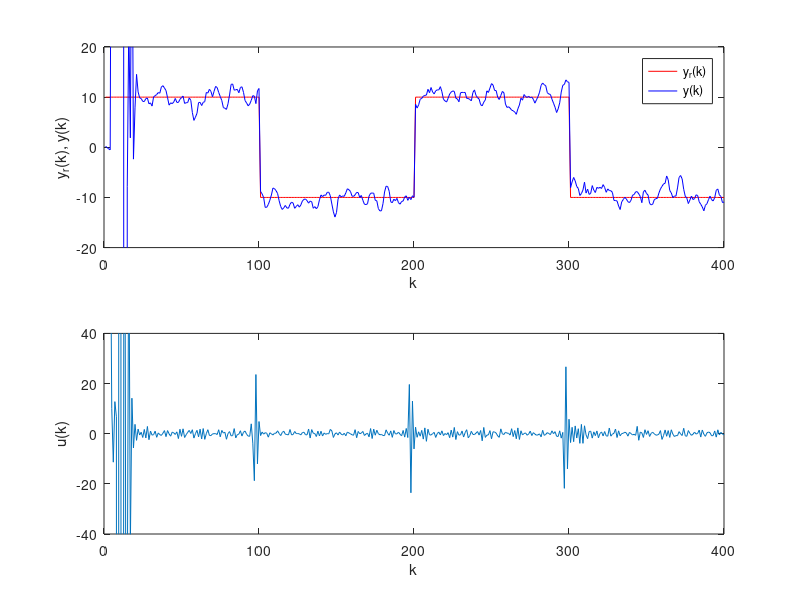
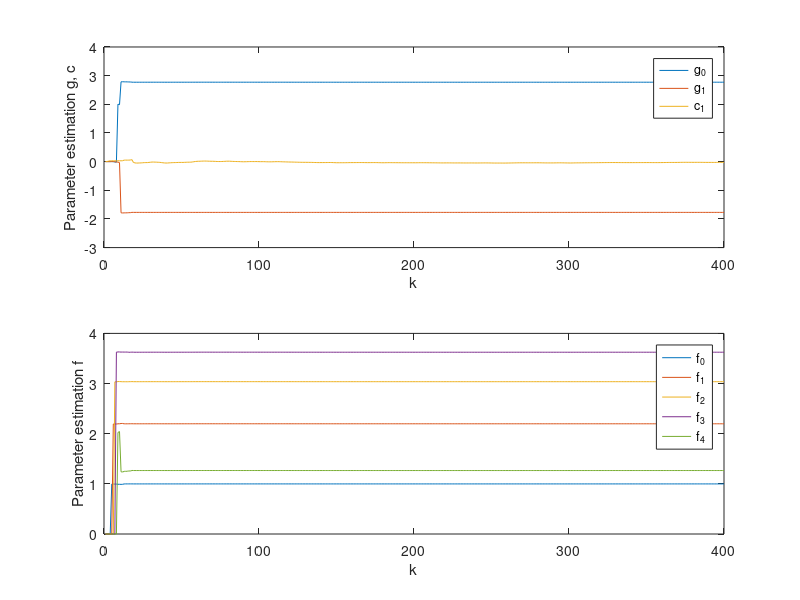

The MATLAB source for these figures, in order:
% Minimum variance direct self-tuning control

clear all; close all;
a=[1 -1.7 0.7]; b=[1 0.5]; c=[1 0.2]; d=4; 	% plant parameters
na=length(a)-1; nb=length(b)-1; nc=length(c)-1;  % The order of polynomials A, B and C
nf=nb+d-1; ng=na-1;			    % The order of polynomials F and G
L=400;                          % Control steps
uk=zeros(d+nf,1); 				% Input initial value: uk (i) means u (k-i);
yk=zeros(d+ng,1);               % Output initial value
yek=zeros(nc,1);                % Initial value of optimal output prediction estimation
yrk=zeros(nc,1);                % Expected output initial value
xik=zeros(nc,1);                % Initial value of a white noise
yr=10*[ones(L/4,1);-ones(L/4,1);ones(L/4,1);-ones(L/4+d,1)];        % Expected output
xi=sqrt(0.1)*randn(L,1);        % White noise sequence
thetaek=zeros(na+nb+d+nc,d);P=10^6*eye(na+nb+d+nc); %Recursive estimation initial value

for k=1:L
    time(k)=k;y(k)=-a(2:na+1)*yk(1:na)+b*uk(d:d+nb)+c*[xi(k);xik]; 	% Collect output data 
    phie=[yk(d:d+ng);uk(d:d+nf);-yek(1:nc)]; 	   % Recursive generalised least squares method
    K=P*phie/(1+phie'* P*phie);
    thetae(:,k)=thetaek(:,1)+K*(y(k)-phie'* thetaek(:,1));
    P=(eye(na+nb+d+nc)-K*phie')* P;
    ye=phie'* thetaek(:,d);     % Estimated value of prediction output (must be thetae (:, k-d))
    ye=yr(k);                   % Estimated value of predicted output can be yr (k)
    
    %Extract identification parameters
    ge=thetae(1:ng+1,k)'; fe=thetae(ng+2:ng+nf+2,k)'; 
    ce=[1 thetae(ng+nf+3:ng+nf+2+nc,k)'];
    if abs(ce(2))>0.9ce(2)=sign(ce(2))*0.9;end;
    if fe (1)<0.1 fe(1)=0.1;end; 			            % Let the lower bound of f0 be 0.1       
    u(k)=(-fe(2:nf+1)*uk(1:nf)+ce*[yr(k+d:-1:k+d-min(d,nc));
    yrk(1:nc-d)]-ge*[y(k);yk(1:na-1)])/fe(1); 		    % Control input
    
    % Update data
    for i=d:-1:2  thetaek(:,i)=thetaek(:,i-1);end;
    thetaek(:,1)=thetae(:,k);
    for i=d+nf:-1:2 uk(i)=uk(i-1);end;
    uk(1)=u(k);
    for i=d+ng:-1:2 yk(i)=yk(i-1);end;
    yk(1)=y(k);
    for i=nc:-1:2 yek(i)=yek(i-1);yrk(i)=yrk(i-1);xik(i)=xik(i-1);end;
    if nc>0 yek(1)=ye;yrk(1)=yr(k);xik(1)=xi(k);end;
end;

figure(1);
subplot(2,1,1); plot(time,yr(1:L),'r-', time,y,'b-');
xlabel('k'); ylabel('y_r(k), y(k)');
legend('y_r(k)','y(k)'); axis([0 L -20 20]);
subplot(2,1,2);plot(time,u);
xlabel('k'); ylabel('u(k)'); axis([0 L -40 40]);

figure(2);
subplot(211); plot([1:L],thetae(1:ng+1,:),[1:L],thetae(ng+nf+3:ng+2+nf+nc,:));xlabel('k'); 
ylabel('Parameter estimation g, c');
legend('g_0','g_1','c_1'); axis([0 L -3 4]);
subplot(212); plot([1:L],thetae(ng+2:ng+2+nf,:));
xlabel('k'); ylabel('Parameter estimation f');
legend('f_0','f_1','f_2','f_3','f_4'); axis([0 L 0 4]);

